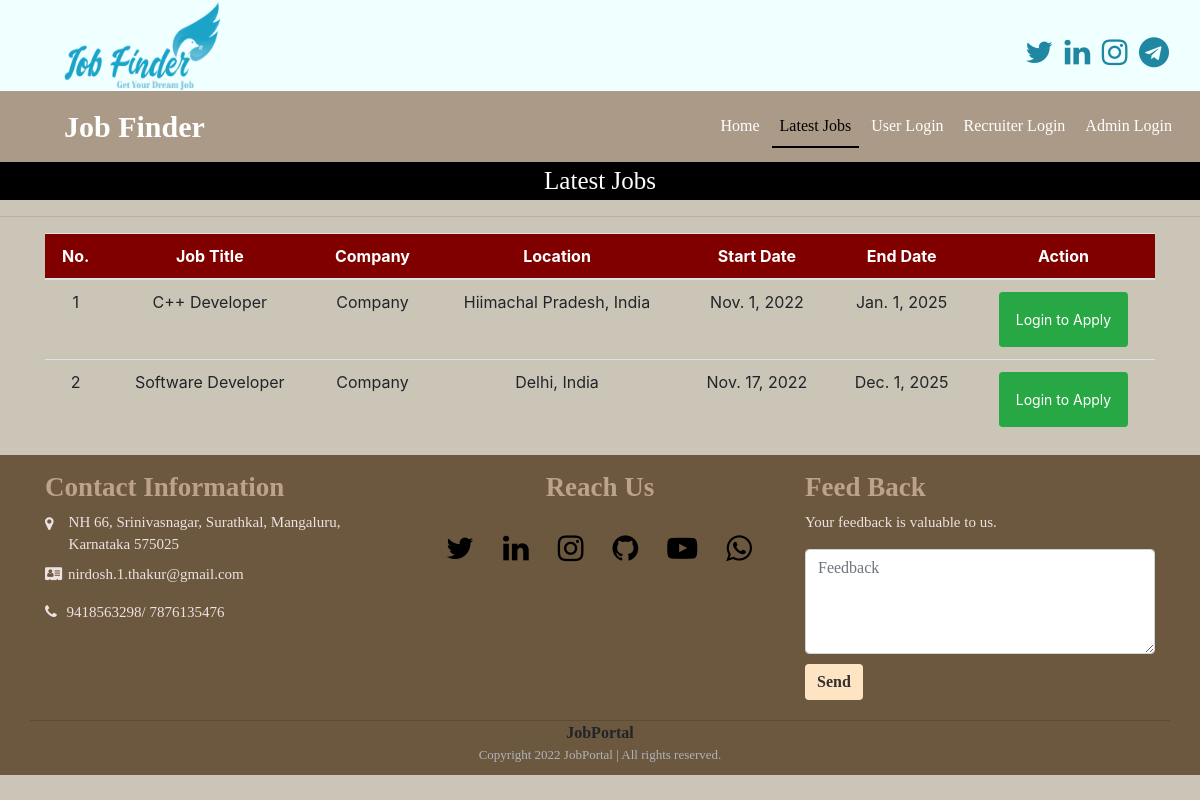
Page /latest_jobs on the earlier database version.
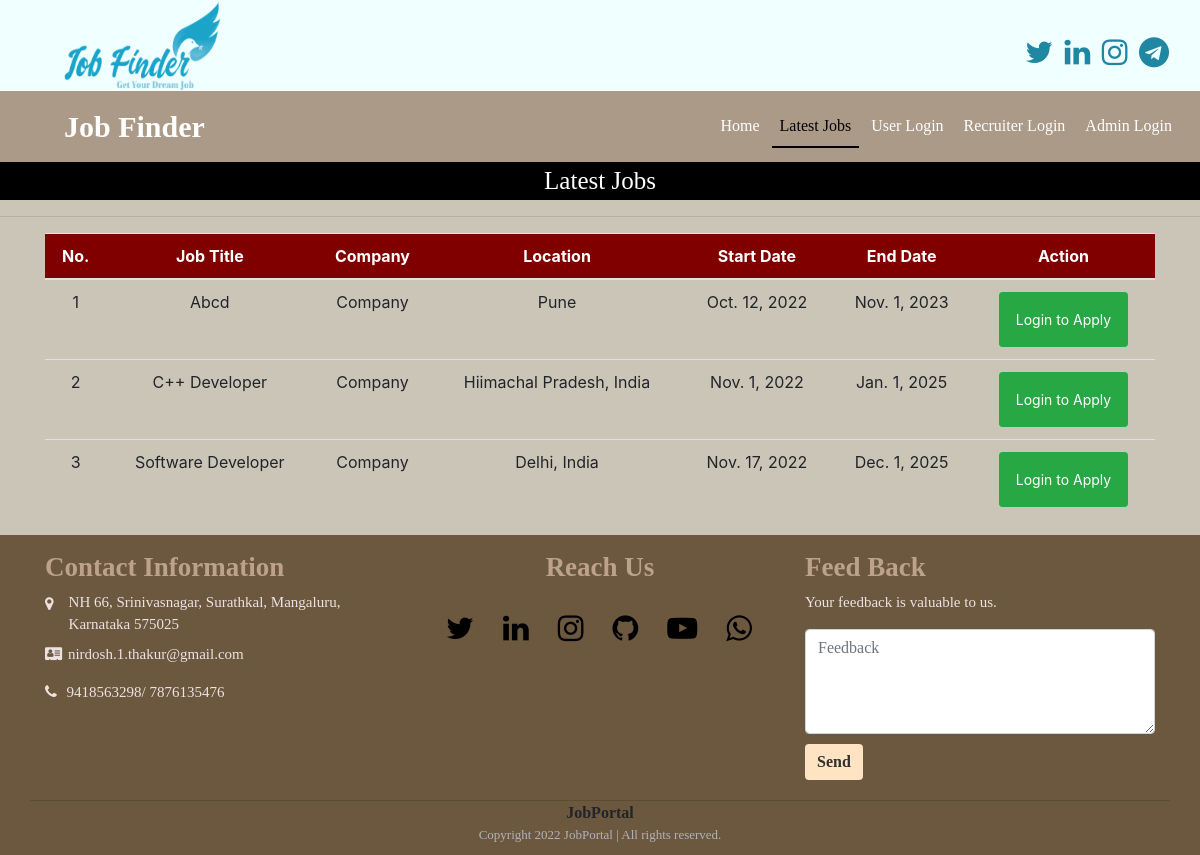
Same page on the later database version.
### job/models.py (models this page shows, shortened)
class Job(models.Model):
    recruiter = models.ForeignKey(Recruiter, on_delete=models.CASCADE)
    start_date = models.DateField()
    end_date = models.DateField()
    image = models.FileField(null=True)
    title = models.CharField(max_length=100)
    salary = models.IntegerField()
    description = models.CharField(max_length=200)
    experience = models.CharField(max_length=50)
    location = models.CharField(max_length=100)
    skills = models.CharField(max_length=100)
    creation_date = models.DateField()

class Recruiter(models.Model):
    user = models.ForeignKey(User, on_delete=models.CASCADE)
    mobile = models.CharField(max_length=15, null=True)
    image = models.FileField(null=True)
    gender = models.CharField(max_length=10, null=True)
    company = models.CharField(max_length=50, null=True)
    type = models.CharField(max_length=15, null=True)
    status = models.CharField(max_length=20, null=True)

### job/views.py (the view)
# urls.py: path('latest_jobs', latest_jobs, name="latest_jobs"),
def latest_jobs(request):
    data = Job.objects.all().order_by('start_date')
    d = {'data': data}
    return render(request, 'latest_jobs.html', d)

### job/templates/latest_jobs.html (shortened to what this page needs)
{% load static %}
{% block body %}
{% include 'navigations.html' %}
<div class="bef_log_page" style="font-family:'Monotype Corsiva'; font-size:25px; color: white; background-color: black; text-align: center" value="latest_jobs">
    Latest Jobs
</div>
<hr>
<div class="container">
<table class="table table-hover" id="example">
    <thead>
    <tr style="background-color: maroon; color: white; text-align: center">
        <th>No.</th>
        <th>Job Title</th>
        <th>Company</th>
        <th>Location</th>
        <th>Start Date</th>
        <th>End Date</th>
        <th>Action</th>
    </tr>
    </thead>
    <tbody>
    {% for i in data %}
    <tr style="text-align: center">
        <td>{{forloop.counter}}</td>
        <td>{{i.title}}</td>
        <td>{{i.recruiter.company}}</td>
        <td>{{i.location}}</td>
        <td>{{i.start_date}}</td>
        <td>{{i.end_date}}</td>
        <td><a href="{% url 'user_login' %}" class="btn btn-success btn-sm p-3">Login to Apply</a>
        </td>
    </tr>
    {% endfor %}
    </tbody>
</table>
</div>
{% include 'footer.html' %}
{% endblock %}

Differences in the rows shown:
added Job: title "Abcd", recruiter.company "Company", location "Pune", start_date "Oct. 12, 2022", end_date "Nov. 1, 2023"
